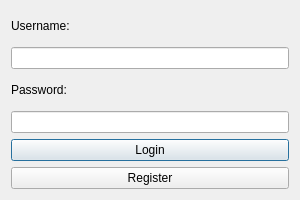
<?xml version="1.0" encoding="UTF-8"?>
<ui version="4.0">
 <class>LoginDialog</class>
 <widget class="QDialog" name="LoginDialog">
  <property name="geometry">
   <rect>
    <x>0</x>
    <y>0</y>
    <width>300</width>
    <height>200</height>
   </rect>
  </property>
  <property name="windowTitle">
   <string>Login</string>
  </property>
  <layout class="QVBoxLayout" name="verticalLayout">
   <item>
    <widget class="QLabel" name="label">
     <property name="text">
      <string>Username:</string>
     </property>
    </widget>
   </item>
   <item>
    <widget class="QLineEdit" name="username_input"/>
   </item>
   <item>
    <widget class="QLabel" name="label_2">
     <property name="text">
      <string>Password:</string>
     </property>
    </widget>
   </item>
   <item>
    <widget class="QLineEdit" name="password_input">
     <property name="echoMode">
      <enum>QLineEdit::Password</enum>
     </property>
    </widget>
   </item>
   <item>
    <widget class="QPushButton" name="login_button">
     <property name="text">
      <string>Login</string>
     </property>
    </widget>
   </item>
   <item>
    <widget class="QPushButton" name="register_button">
     <property name="text">
      <string>Register</string>
     </property>
    </widget>
   </item>
  </layout>
 </widget>
 <resources/>
 <connections/>
</ui>
